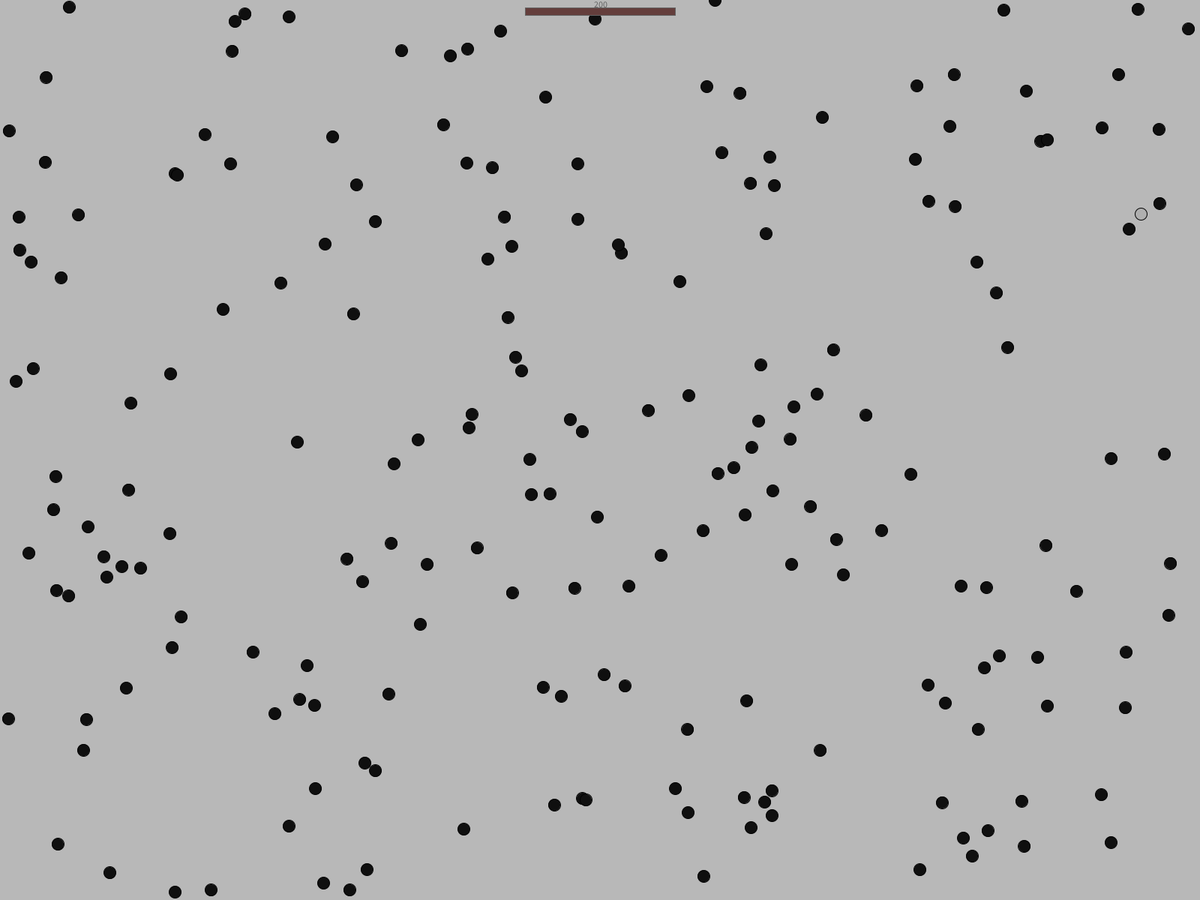
Frame 1 (no input)
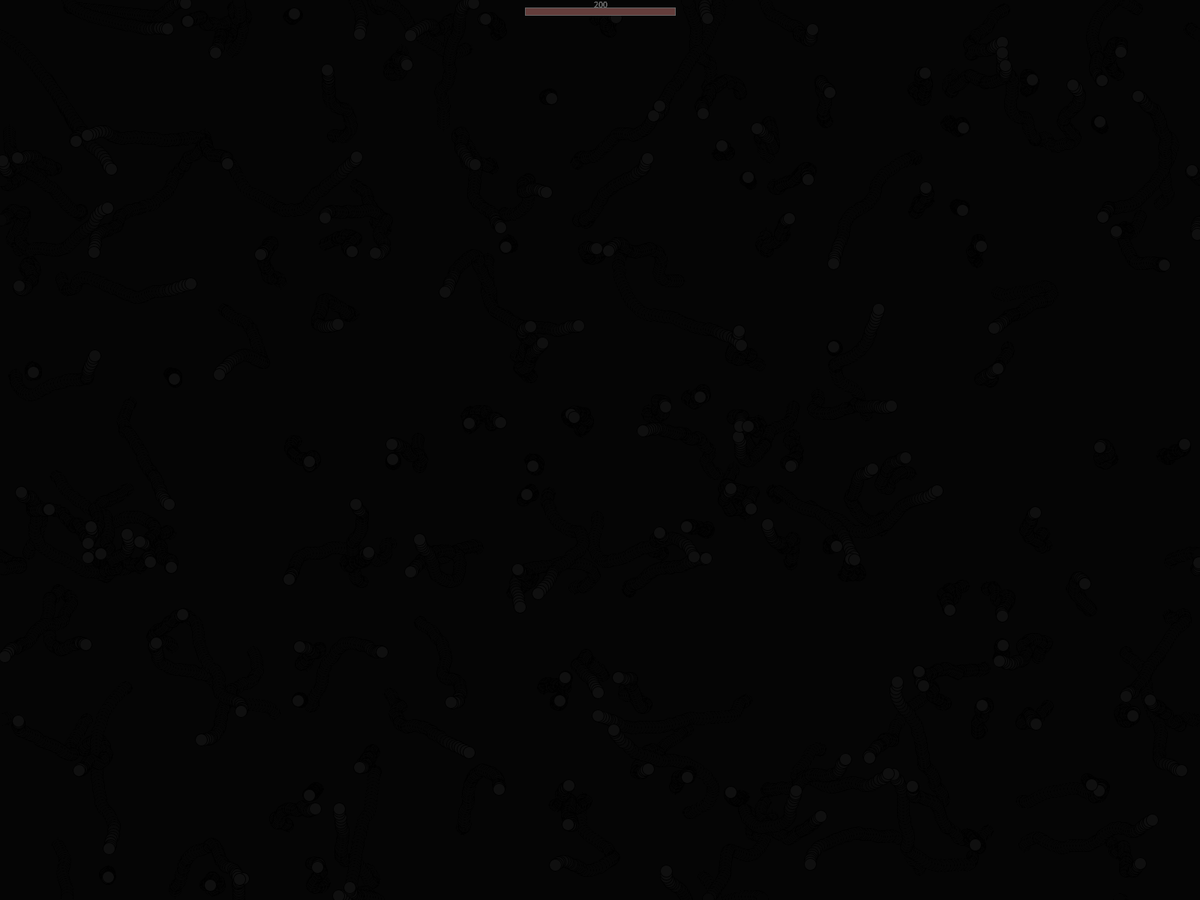
Frame 60 (the mouse pressed at the canvas centre just before this capture)
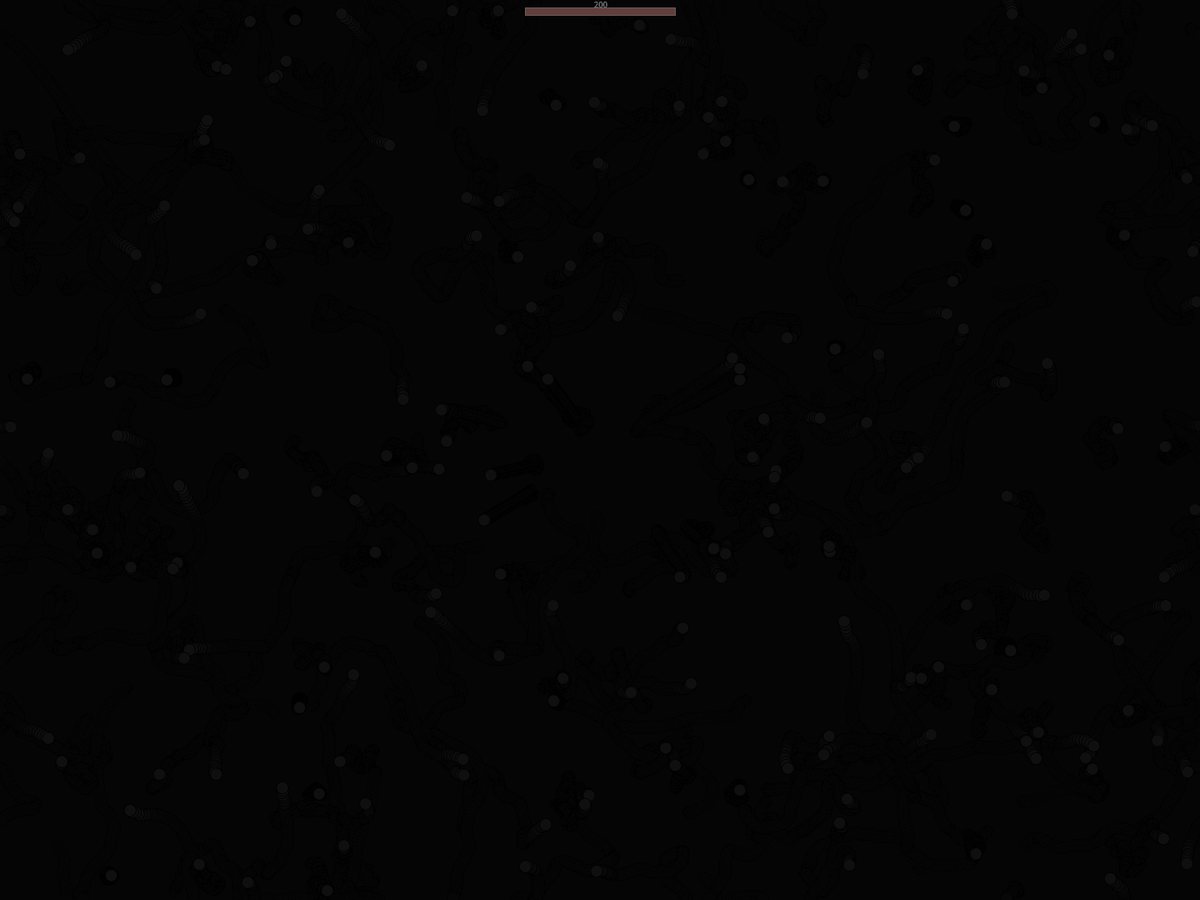
Frame 120 (the mouse held since frame 60 and released just before this capture)

The Processing sketch that drew these frames (run headless with seeded random() and noise(); from frame 60 on, the mouse is pressed at the canvas centre):

// Processing sketch: Ghosts
// ── Ghosts.pde
int nMover = 200;
Mover [] m = new Mover[200];
boolean clicked = false;
int living = nMover;
void setup()
{
  //size(1000,1000);
  fullScreen();
  for(int i = 0; i < nMover; i = i +1)
  {
  m[i] = new Mover();
}
}

void draw()
{
 noStroke();
 fill(0,0,0,25);
 rect(0,0,width,height);
  for(int i = 0; i < m.length; i = i +1)
  {
  m[i].update();
  m[i].check();
  m[i].display();
}
hud();
}
void hud()
{
  translate(width/2,10);
  fill(color(0,0,100));
  textAlign(CENTER);
  text(living,0,0);
  translate(-nMover/2,0);
  fill(color(living/10,100,100));
  rect(0,0,living,10);
  noFill();
  stroke(color(0,0,100));
  rect(0,0,nMover,10);
  



}


void drawMe()
{
  noStroke();
  fill(255,0,100);
  circle(mouseX,mouseY,60);
}

void mousePressed()
{ 
  for(int i = 0; i < m.length; i = i +1)
  {
  m[i].bite(mouseX,mouseY);
}
}

// ── mover.pde
class Mover
{
  PVector location = new PVector(0,0);
  PVector velocity = new PVector(0,0);
  PVector acceleration1 = new PVector(0,0);
  PVector acceleration2 = new PVector(0,0);
  float max_speed = random(.5,5);
  float max_acceleration = random(.1,1);
  boolean live = true;
 // float count = 150;
  //float newCount;
  float dist = 0; //dist from mouse
  
  Mover()
  {
    this.location.x = random(width);
    this.location.y = random(height);
  }
  
  void update() 
  {
    if(live)
    {
      PVector mouse = new PVector(mouseX,mouseY);
      PVector dir = PVector.sub(mouse,location);
       dist = dir.mag();
      
      //if(dist<30) count = count-1; newCount = count;
     
      
      dir.normalize();
      dir.mult((max_acceleration* -1));
      acceleration1=dir;
    
        acceleration2 = PVector.random2D();
      if(this.dist<200)
      {
     velocity.add(acceleration1);
      }
      else
      {
        velocity.add(acceleration2);
      }
   
   
      velocity.limit(max_speed);
      location.add(velocity);
  }
  }
  
  void bite(int x, int y)
  {
 
 // if(this.dist<30) this.live = false; 
  if(live)
    {
      if(this.dist < 30)
      {
      this.live = false;
      
        living = living-1;
      
      }
  //if(newCount<75) max_speed = random(.75,7); max_acceleration = random(.15,1.5);
 // if(newCount<37) max_speed = random(1,10); max_acceleration = random(.2,2);
  //if(newCount<19) max_speed = random(1.5,15); max_acceleration = random(.25,2.5);
  //if(newCount<9) max_speed = random(2,20); max_acceleration = random(.3,3);
  //if(newCount<5) max_speed = random(2.5,25); max_acceleration = random(.35,3.5);
  //if(newCount<3) max_speed = random(3,30); max_acceleration = random(.4,4);
  //if(newCount<2) max_speed = random(3.5,35); max_acceleration = random(.45,4.5);
  
  
  }
  
  }
  
  void check()
   {
   if(live)
    
  {
    if(location.x < 0) location.x = width;
    if(location.x > width) location.x = 0;
    if(location.y < 0) location.y = height;
    if(location.y > height) location.y = 0;
  }
   }
 
  void display() 
  {
    stroke(0);
    if (this.live) fill(175);
    //fill(color(random(255)));
    circle(location.x,location.y,16);
    //stroke (1);
    colorMode(HSB,width+height, 255,255);
    fill(dist, 100,100-(dist/5));
    //circle(mouseX,mouseY, 400);
    //println(newCount);
    }
   }
